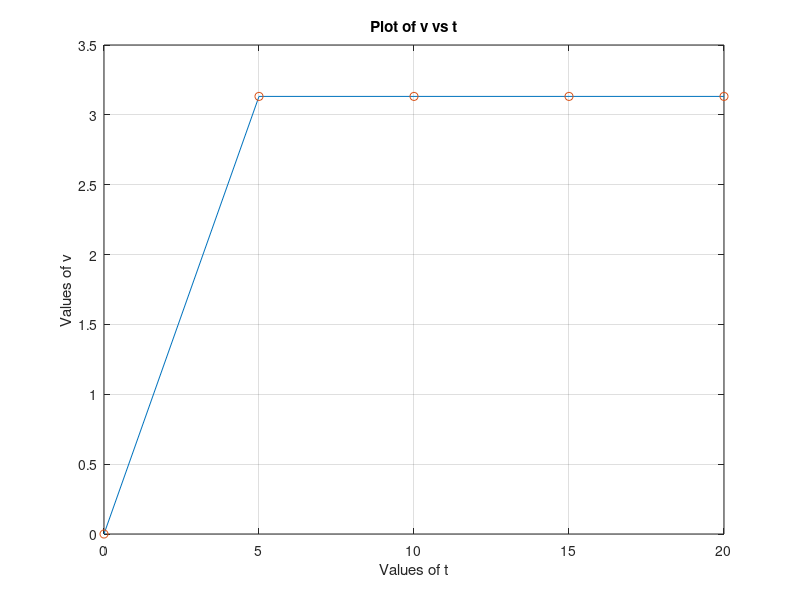

Source code (MATLAB):
% M-FILE
% Free-falling body

clear;

% Parameters:
g = 9.81;

%Inputs:
m = input('Mass (kg): ');
cd = input('Drag Coefficient (kg/m : ');
dt = input('Time step (s): ');

% Exact solution:
% t: zaman [s]
% v: velocity [m/s]
t = [0:dt:20]';
v = sqrt(g*m/cd)*tanh(sqrt(g*cd/m)*t);

% ----------------------------------------------------
% Print-outs:
disp('Parameters and Inputs:')
g
m
cd
dt
disp('Outputs:')
t
v

% Plots:
plot(t,v,t,v,'o')
title('Plot of v vs t')
xlabel('Values of t')
ylabel('Values of v')
grid

% Print outputs onto a screen with a specific format:
result = [t';v'];
fprintf('   t     v\n');
fprintf('%8.3f %8.5e \n', result);

% Write outputs into a file:
save velresults.dat -ascii -double result

save time.dat -ascii -double t
save velocity.dat -ascii -double v

% To load outputs from the file
load velresults.dat
result1 = velresults';

load time.dat
t1=time
load velocity.dat
v1=velocity
